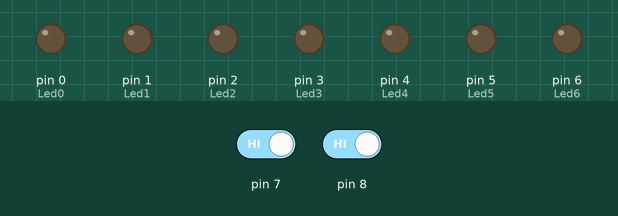
Simulated run of this sketch. Board: Arduino Uno, built with avr-gcc and run on an emulated ATmega328P. Shown: output pins drawn as LEDs (lit = HIGH). Dashed ring = blinking. Inputs (shaded band) come from the test bench; at power-on: pin 7 HIGH, pin 8 HIGH.

Above: at 1.2 s.
1.3 s: pin 7 driven LOW
At 2.0 s:
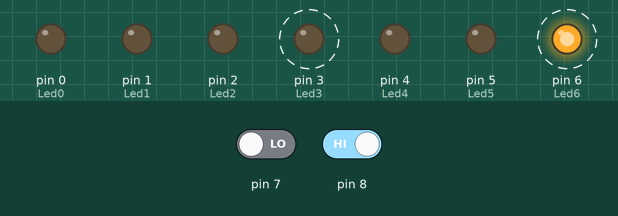
4.3 s: pin 8 driven LOW
At 4.45 s:
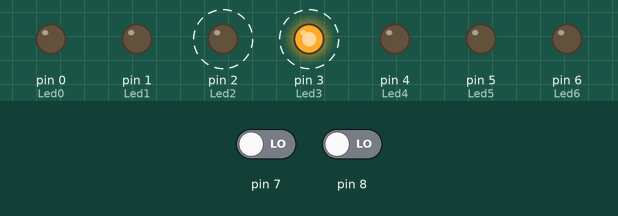
7.3 s: pin 7 driven HIGH
At 7.45 s:
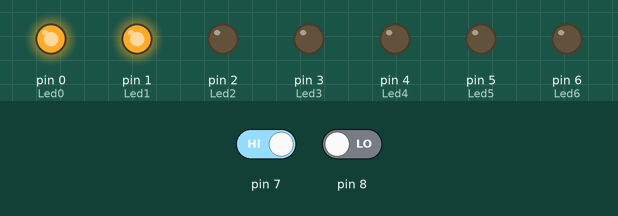
10.3 s: pin 8 driven HIGH
At 10.45 s:
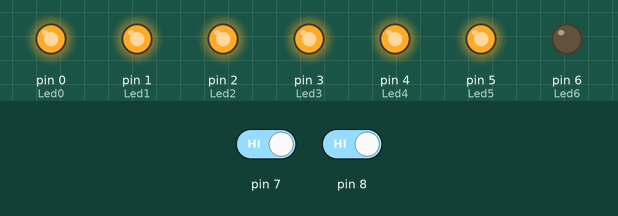
Timing chart, 0 to 13.3 s (numbered marks = the images above; inputs shaded):
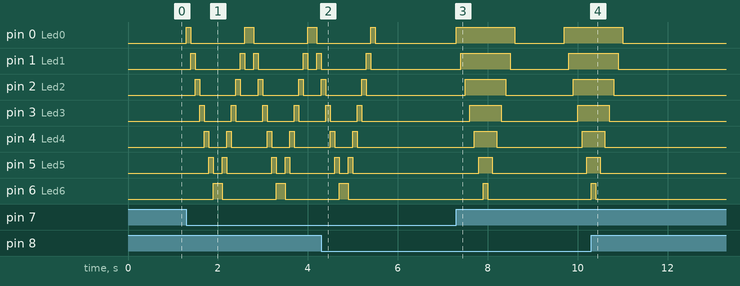

The sketch:

Moving_Leds.pde
```cpp
int Led0 = 0;
int Led1 = 1;
int Led2 = 2;
int Led3 = 3;
int Led4 = 4;
int Led5 = 5;
int Led6 = 6;

void setup()
{
  pinMode(Led0,OUTPUT);
  pinMode(Led1,OUTPUT);
  pinMode(Led2,OUTPUT);
  pinMode(Led3,OUTPUT);
  pinMode(Led4,OUTPUT);
  pinMode(Led5,OUTPUT);
  pinMode(Led6,OUTPUT);
  pinMode(7,INPUT);
  pinMode(8,INPUT);
}

void loop ()
{

  int i;

 while(digitalRead(7)==0  &&
       digitalRead(8)==0)
    {
       for (i=0; i<=6; i++)
       {
         digitalWrite(i,LOW);
       }
    }
 //Pulse Back and Forth

 while(digitalRead(7)==0  &&
       digitalRead(8)==1)
    {
 for (i=0; i<=6; i++)
   {
     digitalWrite(i,HIGH);
     digitalWrite(i-1,LOW);
     delay(100);
   }

  for (i=6; i>=0; i--)
   {
     digitalWrite(i,HIGH);
     digitalWrite(i+1,LOW);
     delay(100);
   }
    }
  //Full Back and forth
  while(digitalRead(7)==1  &&
       digitalRead(8)==0)
    {


  for (i=0; i<=6; i++)
    {
    digitalWrite(i,HIGH);

    delay(100);
    }
    for (i=6; i>=0; i--)
    {
    digitalWrite(i,LOW);

    delay(100);
    }

   delay(1000);
    }
}
```

Measured:
- after the input at 1.3 s, pin 0 (Led0): LOW → HIGH at once, then repeats every 1.4 s: LOW 1.2 s, HIGH 0.20 s; pin 1 (Led1): LOW → HIGH after 0.10 s, → LOW 0.10 s later, → HIGH 1.0 s later, → LOW 0.10 s later, … (9 changes in this stretch)
- after the input at 4.3 s, pin 1 (Led1): goes on until 5.4 s, then stays LOW; pin 2 (Led2): goes on until 5.3 s, then stays LOW; pin 3 (Led3): goes on until 5.2 s, then stays LOW; pin 4 (Led4): goes on until 5.1 s, then stays LOW; pin 5 (Led5): goes on until 5.0 s, then stays LOW
- after the input at 7.3 s, pin 0 (Led0): LOW → HIGH at once, → LOW 1.3 s later, → HIGH 1.1 s later; pin 1 (Led1): LOW → HIGH after 0.10 s, → LOW 1.1 s later, → HIGH 1.3 s later
- after the input at 10.3 s, pin 0 (Led0): goes on until 11.0 s, then stays LOW; pin 1 (Led1): goes on until 10.9 s, then stays LOW; pin 2 (Led2): goes on until 10.8 s, then stays LOW; pin 3 (Led3): goes on until 10.7 s, then stays LOW; pin 4 (Led4): goes on until 10.6 s, then stays LOW
